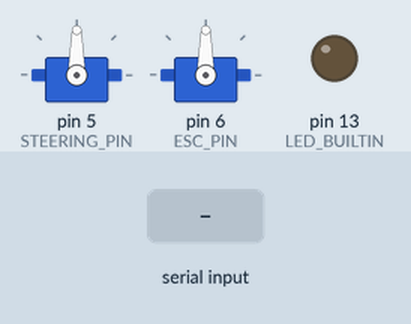
This sketch was run on a simulated Arduino Uno, built with avr-gcc and run on an emulated ATmega328P. On the bench: 2 × servo, output pins drawn as LEDs (lit = HIGH). Inputs (shaded band) come from the test bench. What the sketch prints to the serial monitor is not drawn.

Above: at 1.0 s.
1.1 s: "1" received over Serial
Timing chart, 0 to 4.1 s (numbered marks = the images above; inputs shaded):
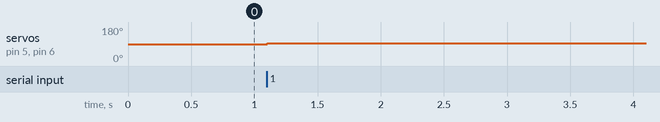

The sketch:

servo_driver.ino
```cpp
#include <Servo.h>
#include <HardwareSerial.h>


struct Msg{
  unsigned short pw_servo;
  unsigned short pw_esc;
};

union BytesToMsg {
  byte bytes[4];
  Msg msg;
};

BytesToMsg msg_buffer;

//rate of serial communication
const long BAUD_RATE = 115200;

bool stale = true;
long time_last_msg;
long stale_time_limit = 200; //time in milliseconds before stopping vehicle when no signal
bool process = false;

//servo variables
//pulse widths in microseconds
const unsigned short S_PW_MAX = 1980;
const unsigned short S_PW_NEUTRAL = 1500;
const unsigned short S_PW_MIN = 1000;
const unsigned short S_PW_MAX_STEP = 5;
unsigned short steering_pw = S_PW_NEUTRAL;

const unsigned short M_PW_MAX = 1980;
const unsigned short M_PW_NEUTRAL = 1500;
const unsigned short M_PW_MIN = 1000;
const unsigned short M_PW_MAX_STEP = 5;
unsigned short motor_pw = M_PW_NEUTRAL;

const int STEERING_PIN = 5;
const int ESC_PIN = 6;

Servo steering;
Servo esc;

long last_t;

void setup() {
  Serial.begin(115200);
  Serial.setTimeout(0.1);

  //configure PWM drivers
  steering.attach(STEERING_PIN);
  esc.attach(ESC_PIN);

  //wait for a serial connection
  while(Serial.available() <=0){
    delay(100);
  }

  last_t = millis();
  time_last_msg = millis();

  pinMode(LED_BUILTIN, OUTPUT);
  digitalWrite(LED_BUILTIN, LOW);
}


void loop() {
  //parse any waiting serial messages
  while(Serial.available()){
    uint8_t msg_size;
    Serial.readBytes(&msg_size,sizeof(msg_size));
    if(msg_size == sizeof(msg_buffer)){
      Serial.readBytes(msg_buffer.bytes,sizeof(msg_buffer));
      time_last_msg = millis();
//      process = true;
      digitalWrite(LED_BUILTIN, HIGH);
    }
  }

  Serial.flush();

  //check our timers for when no data is received
  long t = millis();
  //if(t > last_t + 1000){
  //  Serial.print("Tick. Stale = ");
   // Serial.println(stale);
   // last_t = t;
  //}
  if(stale){
    //write a neutral signal to esc
    motor_pw = M_PW_NEUTRAL; //esc can go to neutral immediately, steering servo cannot
    esc.writeMicroseconds(M_PW_NEUTRAL);

    //reset the msg data
    msg_buffer.msg.pw_servo = S_PW_NEUTRAL;
    msg_buffer.msg.pw_esc = M_PW_NEUTRAL;
  }

  //update our stale timer
  stale = t - time_last_msg > stale_time_limit;

  //if message was received, use it to determine pwm values (clamped to prevent instant changes in ESC and servo)
//  if(process){
    process = false;
    digitalWrite(LED_BUILTIN, LOW);


    //write values to steering and esc
    unsigned short target_s_pw = (msg_buffer.msg.pw_servo <= S_PW_MAX && msg_buffer.msg.pw_servo >= S_PW_MIN) ? msg_buffer.msg.pw_servo : steering_pw;
    target_s_pw = constrain(target_s_pw, S_PW_MIN, S_PW_MAX);
    steering_pw = constrain(target_s_pw, steering_pw-S_PW_MAX_STEP, steering_pw+S_PW_MAX_STEP);
    steering.writeMicroseconds(steering_pw);

    unsigned short target_m_pw = (msg_buffer.msg.pw_esc <= M_PW_MAX && msg_buffer.msg.pw_esc >= M_PW_MIN) ? msg_buffer.msg.pw_esc : motor_pw;
    target_m_pw = constrain(target_m_pw, M_PW_MIN, M_PW_MAX);
    motor_pw = constrain(target_m_pw, motor_pw-M_PW_MAX_STEP,motor_pw+M_PW_MAX_STEP);
    esc.writeMicroseconds(motor_pw);

    Serial.print("pw_servo value: ");
    Serial.println(steering_pw);


    Serial.print("pw_motor value: ");
    Serial.println(motor_pw);
//  }

  delay(10);
}
```

Measured:
- after the input at 1.1 s, servo on pin 5 (STEERING_PIN), servo on pin 6 (ESC_PIN): 90° → 93° at once
